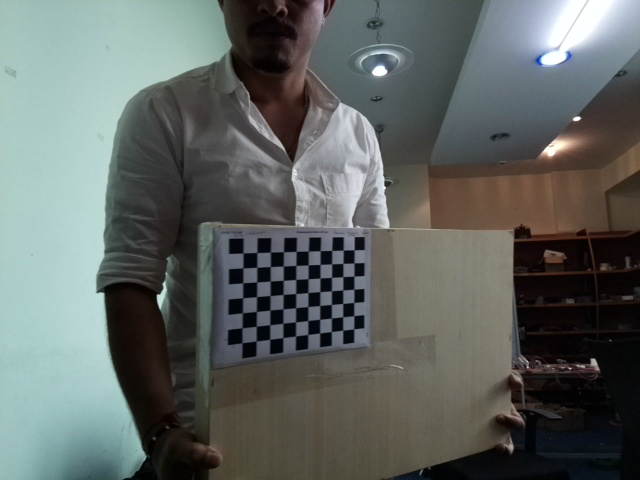
#> input picture cal_iamge_12.jpg, 640 x 480 px; its folder holds only this picture in this run
$ python process.py
#> lines starting #> are read from the running program, lines starting #| are printed output that depends on the picture; after the words box and inside, x2 and y2 are one past the last pixel; in counts of white or black regions, pixels touching at a corner belong together; long printed decimals are rounded
import numpy as np
import cv2
import glob

cb_width = 10
cb_height = 7
cb_square_size = 12

# Termination creiteria
criteria = (cv2.TERM_CRITERIA_EPS + cv2.TERM_CRITERIA_MAX_ITER, 30, 0.001)

# prepare object points
cb_3D_points = np.zeros((cb_width * cb_height, 3), np.float32)
cb_3D_points[:,:2] = np.mgrid[0:cb_width, 0:cb_height].T.reshape(-1,2) * cb_square_size

#Arrays to store object points and image  points from all the images.

list_cb_3d_points = []   # 3d points in real worls space
list_cb_2d_img_points = []  # 2d points in image plane

list_images = glob.glob('*.jpg')

for frame_name in list_images:
    img = cv2.imread(frame_name)
#> img is the input picture: shape (480, 640, 3); mean B, G, R 98.5, 101.4, 95.8

    gray = cv2.cvtColor(img, cv2.COLOR_BGR2GRAY)
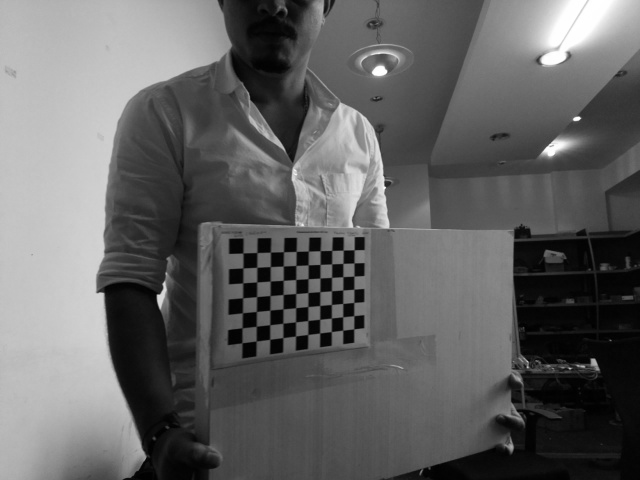
#> gray: shape (480, 640); min 0, max 255, mean 99.4

    ret, corners = cv2.findChessboardCorners(gray, (10,7), None)
#> ret = True; corners = 70 rows, first 8: [242.6, 253.2], [256.8, 252.5], [270.4, 252.2], [283.6, 251.8], [296.2, 251.4], [308.4, 251.1], [320.2, 250.7], [331.7, 250.4]

    if ret == True:
        list_cb_3d_points.append(cb_3D_points)

        corners2 = cv2.cornerSubPix(gray, corners, (12,12), (-1,-1), criteria)
#> corners2 = 70 rows, first 8: [243.1, 253], [263.3, 252.3], [277.1, 252], [290.5, 251.5], [302.1, 251.4], [314.7, 250.7], [325.9, 257.7], [337.9, 256.6]
        list_cb_2d_img_points.append(corners2)

        # Draw and dispaly the corner
        cv2.drawChessboardCorners(img, (cb_width, cb_height), corners2, ret)
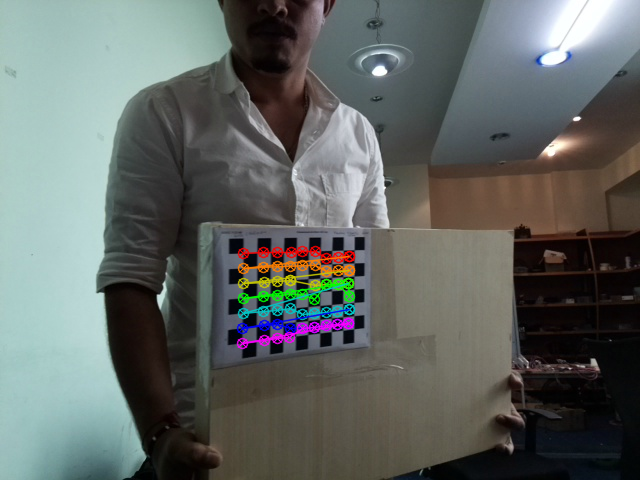
#> img: shape (480, 640, 3); 2.34% of pixels changed, all inside (x1, y1, x2, y2) = (236, 245, 356, 350)
        cv2.imshow('img', img)
        cv2.waitKey(500)

cv2.destroyAllWindows()

ret, mtx, dist, rvecs, tvecs = cv2.calibrateCamera(list_cb_3d_points, list_cb_2d_img_points, gray.shape[::-1], None, None)
#> ret = 4.34; mtx = [[271.6, 0, 335.5], [0, 295.3, 287.4], [0, 0, 1]]; dist = [[-8.56, 57.36, 0.0248, -0.4, -139.3]]; rvecs = ([-0.0152, -0.652, -0.0102],); tvecs = ([-65.28, -29.24, 187.9],)

print("Calibration Matrix: ")
print(mtx)
#| [[271.613   0.         335.462]
#|  [  0.         295.346 287.441]
#|  [  0.           0.           1.        ]]
print("Disortion: ", dist)
#| Disortion:  [[-8.56288124e+00  5.73555269e+01  2.47570729e-02 -4.00453460e-01
#|   -1.39339930e+02]]

with open ('camer_cal.npy', "wb") as f:
    np.save(f, mtx)
    np.save(f, dist)

$ run again, on cal_iamge_16.jpg
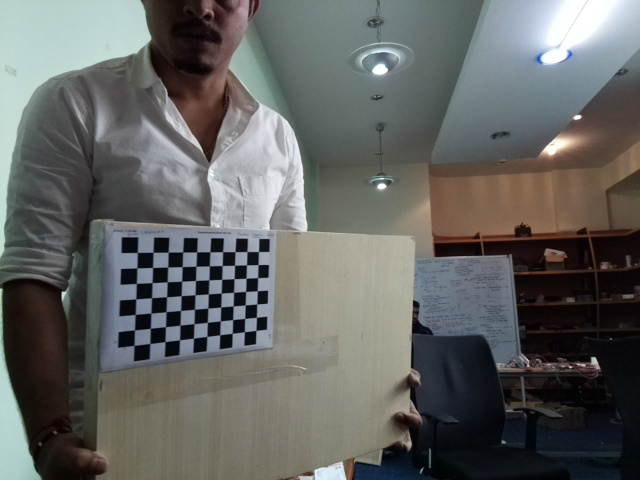
#> input picture cal_iamge_16.jpg, 640 x 480 px
#> img is the input picture: shape (480, 640, 3); mean B, G, R 98, 100.1, 98.8
#> `gray = cv2.cvtColor(img, cv2.COLOR_BGR2GRAY)`:
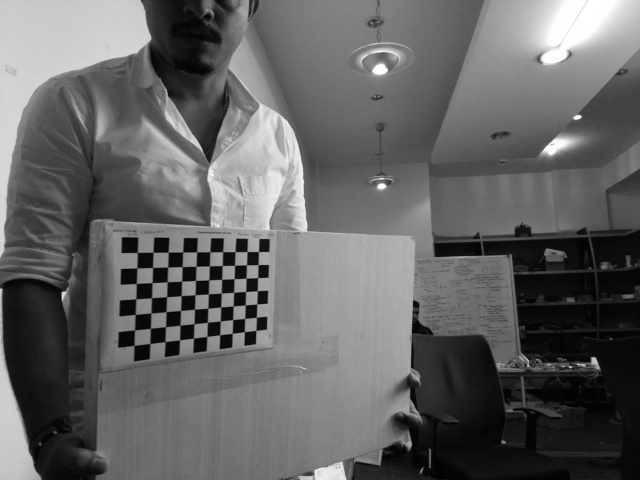
#> gray: shape (480, 640); min 0, max 255, mean 99.5
#> `ret, corners = cv2.findChessboardCorners(gray, (10,7), None)`: ret = True; corners = 70 rows, first 8: [137.2, 252.5], [153, 252.3], [168.1, 252.3], [182.7, 251.9], [196.6, 251.9], [209.8, 251.8], [222.6, 251.7], [234.9, 251.6]
#> corners2 = 70 rows, first 8: [137.3, 252.4], [153, 252.3], [168.2, 252.2], [182.7, 252.1], [203.3, 251.8], [216.5, 251.6], [229.1, 251.7], [241.1, 258.6]
#> `cv2.drawChessboardCorners(img, (cb_width, cb_height), corners2, ret)`:
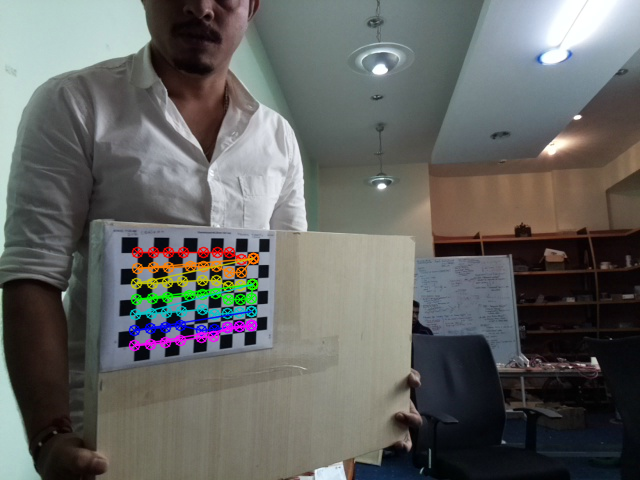
#> img: shape (480, 640, 3); 2.61% of pixels changed, all inside (x1, y1, x2, y2) = (128, 246, 260, 352)
#> `ret, mtx, dist, rvecs, tvecs = cv2.calibrateCamera(list_cb_3d_points, ..`: ret = 4.44; mtx = [[15.97, 0, 326.8], [0, 42.89, 270], [0, 0, 1]]; dist = [[-0.0967, 0.00242, 0.00191, -0.105, -2.19e-05]]; rvecs = ([0.00274, 0.00893, 0.0307],); tvecs = ([-214.9, -17.47, 30.82],)
#| [[ 15.968   0.         326.786]
#|  [  0.          42.891 270.003]
#|  [  0.           0.           1.        ]]
#| Disortion:  [[-9.66843825e-02  2.42453271e-03  1.91137737e-03 -1.04721148e-01
#|   -2.18951292e-05]]

$ run again, on cal_iamge_18.jpg
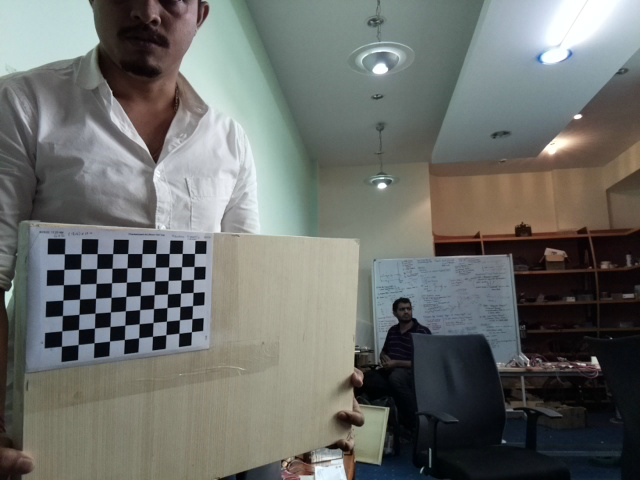
#> input picture cal_iamge_18.jpg, 640 x 480 px
#> img is the input picture: shape (480, 640, 3); mean B, G, R 106.6, 110.3, 107.9
#> `gray = cv2.cvtColor(img, cv2.COLOR_BGR2GRAY)`:
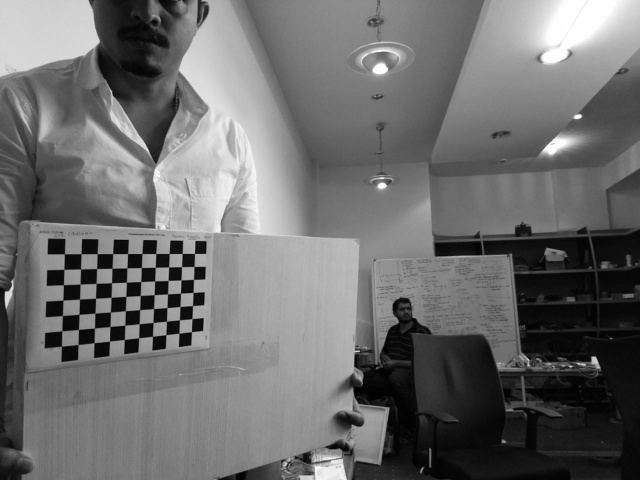
#> gray: shape (480, 640); min 0, max 255, mean 109.2
#> `ret, corners = cv2.findChessboardCorners(gray, (10,7), None)`: ret = True; corners = 70 rows, first 8: [64.35, 253.9], [81.12, 253.7], [97.11, 253.6], [112.6, 253.6], [127.5, 253.6], [141.9, 253.5], [155.7, 253.6], [169.1, 253.5]
#> corners2 = 70 rows, first 8: [64.42, 253.8], [81.07, 253.7], [97.14, 253.6], [112.6, 253.6], [127.6, 253.5], [141.9, 253.6], [162.3, 259.8], [176, 259.6]
#> `cv2.drawChessboardCorners(img, (cb_width, cb_height), corners2, ret)`:
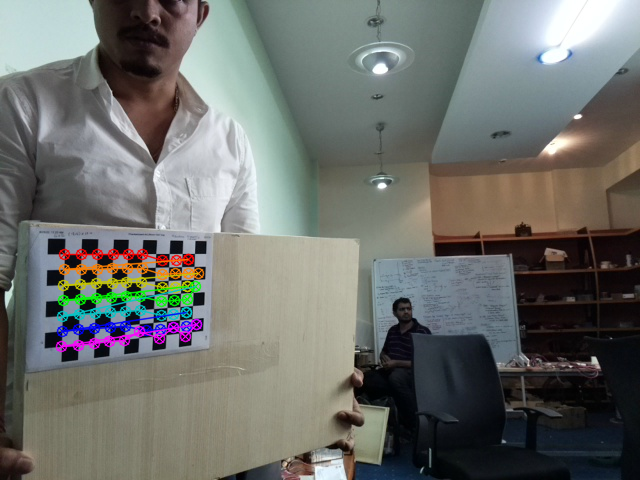
#> img: shape (480, 640, 3); 2.88% of pixels changed, all inside (x1, y1, x2, y2) = (55, 248, 205, 353)
#> `ret, mtx, dist, rvecs, tvecs = cv2.calibrateCamera(list_cb_3d_points, ..`: ret = 4; mtx = [[272.7, 0, 328.4], [0, 336.9, 333.1], [0, 0, 1]]; dist = [[0.0552, 0.641, 0.0235, -0.138, -1.31]]; rvecs = ([0.273, -0.897, 0.0344],); tvecs = ([-218, -62.36, 290.7],)
#| [[272.731   0.         328.385]
#|  [  0.         336.903 333.089]
#|  [  0.           0.           1.        ]]
#| Disortion:  [[ 0.05521  0.6405  0.02348 -0.1376 -1.313]]
